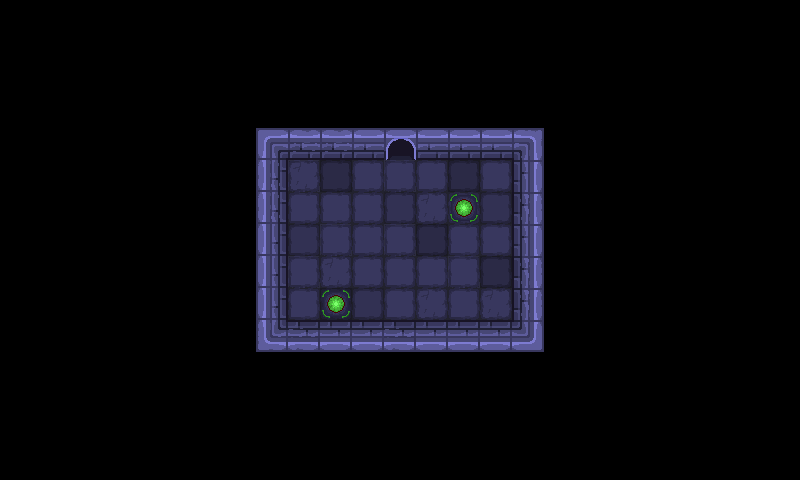

Rendered tile map (Tiled .tmx) drawn with the repository's tilesets; below, a short description and the full map source, tile grids included:
An orthogonal 25x15 tile map with 32x32 px tiles, 3 tile layers (Layer, objects, spawner) and 5 objects.

<map version="1.10" tiledversion="1.10.2" orientation="orthogonal" renderorder="right-down" width="25" height="15" tilewidth="32" tileheight="32" infinite="0" nextlayerid="7" nextobjectid="95">
 <tileset firstgid="1" source="maptiles.tsx" />
 <objectgroup id="3" name="colliders">
  <object id="65" x="768" y="0">
   <polygon points="0,0 0,480 32,480 32,0" />
  </object>
  <object id="66" x="32" y="0">
   <polygon points="0,0 0,32 736,32 736,0" />
  </object>
  <object id="67" x="32" y="0">
   <polygon points="0,0 -32,0 -32,480 0,480" />
  </object>
  <object id="68" x="32" y="448" visible="0">
   <polygon points="0,0 0,32 736,32 736,0" />
  </object>
  <object id="69" x="32" y="448">
   <polygon points="0,0 0,32 736,32 736,0" />
  </object>
 </objectgroup>
 <layer id="4" name="Layer" width="25" height="15">
  <data encoding="csv">
0,0,0,0,0,0,0,0,0,0,0,0,0,0,0,0,0,0,0,0,0,0,0,0,0,
0,0,0,0,0,0,0,0,0,0,0,0,0,0,0,0,0,0,0,0,0,0,0,0,0,
0,0,0,0,0,0,0,0,0,0,0,0,0,0,0,0,0,0,0,0,0,0,0,0,0,
0,0,0,0,0,0,0,0,0,0,0,0,0,0,0,0,0,0,0,0,0,0,0,0,0,
0,0,0,0,0,0,0,0,1,31,31,2,4,2,2,2,32,0,0,0,0,0,0,0,0,
0,0,0,0,0,0,0,0,38,39,29,10,10,10,29,10,11,0,0,0,0,0,0,0,0,
0,0,0,0,0,0,0,0,38,10,10,10,21,39,10,21,40,0,0,0,0,0,0,0,0,
0,0,0,0,0,0,0,0,9,21,10,10,10,29,10,10,11,0,0,0,0,0,0,0,0,
0,0,0,0,0,0,0,0,9,10,39,10,10,10,10,29,40,0,0,0,0,0,0,0,0,
0,0,0,0,0,0,0,0,9,10,29,21,10,39,10,39,40,0,0,0,0,0,0,0,0,
0,0,0,0,0,0,0,0,46,47,18,18,47,18,18,18,19,0,0,0,0,0,0,0,0,
0,0,0,0,0,0,0,0,0,0,0,0,0,0,0,0,0,0,0,0,0,0,0,0,0,
0,0,0,0,0,0,0,0,0,0,0,0,0,0,0,0,0,0,0,0,0,0,0,0,0,
0,0,0,0,0,0,0,0,0,0,0,0,0,0,0,0,0,0,0,0,0,0,0,0,0,
0,0,0,0,0,0,0,0,0,0,0,0,0,0,0,0,0,0,0,0,0,0,0,0,0
</data>
 </layer>
 <layer id="1" name="objects" width="25" height="15">
  <data encoding="csv">
0,0,0,0,0,0,0,0,0,0,0,0,0,0,0,0,0,0,0,0,0,0,0,0,0,
0,0,0,0,0,0,0,0,0,0,0,0,0,0,0,0,0,0,0,0,0,0,0,0,0,
0,0,0,0,0,0,0,0,0,0,0,0,0,0,0,0,0,0,0,0,0,0,0,0,0,
0,0,0,0,0,0,0,0,0,0,0,0,0,0,0,0,0,0,0,0,0,0,0,0,0,
0,0,0,0,0,0,0,0,0,0,0,0,0,0,0,0,0,0,0,0,0,0,0,0,0,
0,0,0,0,0,0,0,0,0,43,0,0,43,0,0,0,0,0,0,0,0,0,0,0,0,
0,0,0,0,0,0,0,0,0,0,0,0,0,0,0,0,0,0,0,0,0,0,0,0,0,
0,0,0,0,0,0,0,0,0,0,43,0,43,0,0,0,0,0,0,0,0,0,0,0,0,
0,0,0,0,0,0,0,0,0,43,0,0,0,0,43,0,0,0,0,0,0,0,0,0,0,
0,0,0,0,0,0,0,0,0,0,0,0,0,0,0,0,0,0,0,0,0,0,0,0,0,
0,0,0,0,0,0,0,0,0,0,0,0,0,0,0,0,0,0,0,0,0,0,0,0,0,
0,0,0,0,0,0,0,0,0,0,0,0,0,0,0,0,0,0,0,0,0,0,0,0,0,
0,0,0,0,0,0,0,0,0,0,0,0,0,0,0,0,0,0,0,0,0,0,0,0,0,
0,0,0,0,0,0,0,0,0,0,0,0,0,0,0,0,0,0,0,0,0,0,0,0,0,
0,0,0,0,0,0,0,0,0,0,0,0,0,0,0,0,0,0,0,0,0,0,0,0,0
</data>
 </layer>
 <layer id="5" name="spawner" width="25" height="15">
  <data encoding="csv">
0,0,0,0,0,0,0,0,0,0,0,0,0,0,0,0,0,0,0,0,0,0,0,0,0,
0,0,0,0,0,0,0,0,0,0,0,0,0,0,0,0,0,0,0,0,0,0,0,0,0,
0,0,0,0,0,0,0,0,0,0,0,0,0,0,0,0,0,0,0,0,0,0,0,0,0,
0,0,0,0,0,0,0,0,0,0,0,0,0,0,0,0,0,0,0,0,0,0,0,0,0,
0,0,0,0,0,0,0,0,0,0,0,0,0,0,0,0,0,0,0,0,0,0,0,0,0,
0,0,0,0,0,0,0,0,0,0,0,0,0,0,0,0,0,0,0,0,0,0,0,0,0,
0,0,0,0,0,0,0,0,0,0,0,0,0,0,44,0,0,0,0,0,0,0,0,0,0,
0,0,0,0,0,0,0,0,0,0,0,0,0,0,0,0,0,0,0,0,0,0,0,0,0,
0,0,0,0,0,0,0,0,0,0,0,0,0,0,0,0,0,0,0,0,0,0,0,0,0,
0,0,0,0,0,0,0,0,0,0,44,0,0,0,0,0,0,0,0,0,0,0,0,0,0,
0,0,0,0,0,0,0,0,0,0,0,0,0,0,0,0,0,0,0,0,0,0,0,0,0,
0,0,0,0,0,0,0,0,0,0,0,0,0,0,0,0,0,0,0,0,0,0,0,0,0,
0,0,0,0,0,0,0,0,0,0,0,0,0,0,0,0,0,0,0,0,0,0,0,0,0,
0,0,0,0,0,0,0,0,0,0,0,0,0,0,0,0,0,0,0,0,0,0,0,0,0,
0,0,0,0,0,0,0,0,0,0,0,0,0,0,0,0,0,0,0,0,0,0,0,0,0
</data>
 </layer>
</map>
